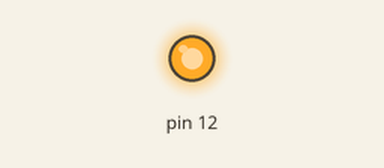
Bench run of a sketch on a simulated Arduino Uno, built with avr-gcc and run on an emulated ATmega328P. On the bench: output pins drawn as LEDs (lit = HIGH).

Above: at 0.35 s.
At 10.95 s:
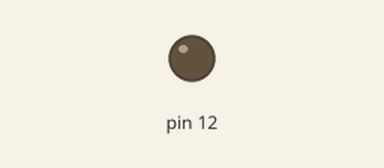
Timing chart, 0 to 11.7 s (numbered marks = the images above):
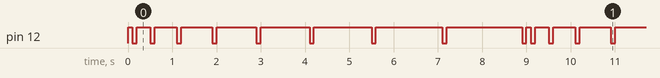

The sketch:

blinkingLED.ino
```cpp
void setup() {
  pinMode(12, OUTPUT);
}

void loop() {
  digitalWrite(12, HIGH);
  delay(100);
  digitalWrite(12, LOW);
  delay(100);
   digitalWrite(12, HIGH);
  delay(300);
  digitalWrite(12, LOW);
  delay(100);
   digitalWrite(12, HIGH);
  delay(500);
  digitalWrite(12, LOW);
  delay(100);
   digitalWrite(12, HIGH);
  delay(700);
  digitalWrite(12, LOW);
  delay(100);
   digitalWrite(12, HIGH);
  delay(900);
  digitalWrite(12, LOW);
  delay(100);
   digitalWrite(12, HIGH);
  delay(1100);
  digitalWrite(12, LOW);
  delay(100);
   digitalWrite(12, HIGH);
  delay(1300);
  digitalWrite(12, LOW);
  delay(100);
   digitalWrite(12, HIGH);
  delay(1500);
  digitalWrite(12, LOW);
  delay(100);
   digitalWrite(12, HIGH);
  delay(1700);
  digitalWrite(12, LOW);
  delay(100);
}
```

Measured:
- by itself, pin 12: repeats every 9.0 s: LOW 0.10 s, HIGH 0.30 s, LOW 0.10 s, HIGH 0.50 s, LOW 0.10 s, HIGH 0.70 s, LOW 0.10 s, HIGH 0.90 s, LOW 0.10 s, HIGH 1.1 s, LOW 0.10 s, HIGH 1.3 s, LOW 0.10 s, HIGH 1.5 s, LOW 0.10 s, HIGH 1.7 s, LOW 0.10 s, HIGH 0.10 s
- by itself, everything shown: repeats every 9.0 s, in 18 steps
